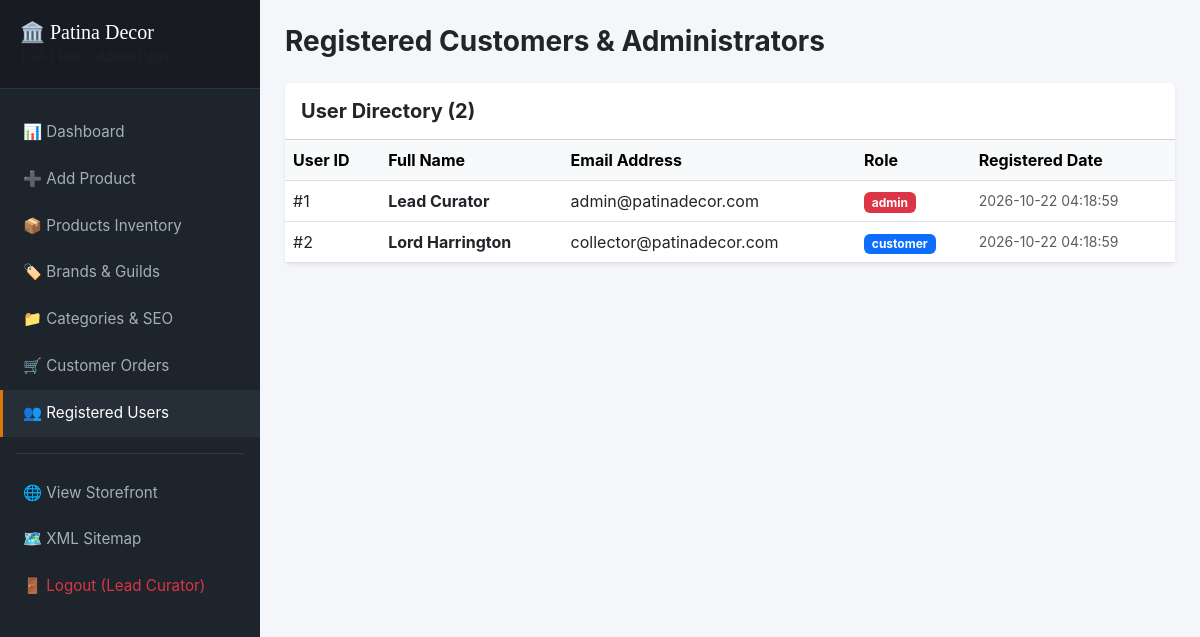
The page /admin/customers.php (signed in) on the database its author committed.
### tables this page shows
CREATE TABLE users (
    user_id INT AUTO_INCREMENT PRIMARY KEY,
    full_name VARCHAR(100) NOT NULL,
    email VARCHAR(150) NOT NULL UNIQUE,
    password_hash VARCHAR(255) NOT NULL,
    role ENUM('admin', 'customer') NOT NULL DEFAULT 'customer',
    created_at TIMESTAMP DEFAULT CURRENT_TIMESTAMP
);

### admin/customers.php (the view, shortened to what this page needs)
<?php
require_once __DIR__ . '/includes/sidebar.php';
$users = [];
if ($conn) {
    $res = mysqli_query($conn, "SELECT user_id, full_name, email, role, created_at FROM users ORDER BY created_at DESC");
    if ($res) {
        while ($row = mysqli_fetch_assoc($res)) {
            $users[] = $row;
        }
    }
}
?>
<div class="d-flex justify-content-between align-items-center mb-4">
    <h1 class="h3 fw-bold text-dark mb-0">Registered Customers & Administrators</h1>
</div>
<div class="card shadow-sm border-0 bg-white">
    <div class="card-header bg-white py-3">
        <h2 class="h5 mb-0 fw-bold">User Directory (<?= count($users) ?>)</h2>
    </div>
    <div class="table-responsive">
        <table class="table table-hover align-middle mb-0">
            <thead class="table-light">
                <tr>
                    <th>User ID</th>
                    <th>Full Name</th>
                    <th>Email Address</th>
                    <th>Role</th>
                    <th>Registered Date</th>
                </tr>
            </thead>
            <tbody>
                <?php if (empty($users)): ?>
                    <tr><td colspan="5" class="text-center py-4 text-muted">No registered users found.</td></tr>
                <?php else: ?>
                    <?php foreach ($users as $u): ?>
                        <tr>
                            <td>#<?= $u['user_id'] ?></td>
                            <td class="fw-bold"><?= htmlspecialchars($u['full_name']) ?></td>
                            <td><?= htmlspecialchars($u['email']) ?></td>
                            <td>
                                <span class="badge <?= $u['role'] === 'admin' ? 'bg-danger' : 'bg-primary' ?>">
                                    <?= htmlspecialchars($u['role']) ?>
                                </span>
                            </td>
                            <td class="small text-muted"><?= htmlspecialchars($u['created_at']) ?></td>
                        </tr>
                    <?php endforeach; ?>
                <?php endif; ?>
            </tbody>
        </table>
    </div>
</div>
<?php require_once __DIR__ . '/includes/footer.php'; ?>

### admin/includes/sidebar.php (style rules this page uses)
body { font-family: -apple-system, BlinkMacSystemFont, 'Segoe UI', Roboto, Helvetica, Arial, sans-serif; background-color: #f4f6f9; }

### rows shown on the page
users: user_id "1", full_name "Lead Curator", email "admin@patinadecor.com", role "admin", created_at "2026-10-22 04:18:59"
users: user_id "2", full_name "Lord Harrington", email "collector@patinadecor.com", role "customer", created_at "2026-10-22 04:18:59"

### other values the page prints
$_SESSION['full_name'] "Lead Curator"
count($users) "2"
